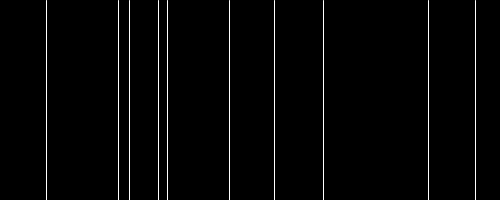
Frame 1 (no input)
Frame 60 (the mouse pressed at the canvas centre just before this capture): identical to frame 1, image omitted
Frame 120 (the mouse held since frame 60 and released just before this capture): identical to frame 1, image omitted

The Processing sketch that drew this single still picture (run headless with seeded random() and noise(); from frame 60 on, the mouse is pressed at the canvas centre):

// Processing sketch: _09_arrays_and_loops
// ── _09_arrays_and_loops.pde
int[] numbers = new int[10];

void setup() {
  size(500, 200);
  smooth();
  for (int i=0; i<numbers.length; i++) {
    numbers[i] = floor(random(0, width));
  }
}

void draw() {
  background(0);
  stroke(255);
  for (int i=0; i<numbers.length; i++) {
    line(numbers[i], 0, numbers[i], height);  
  }
}
